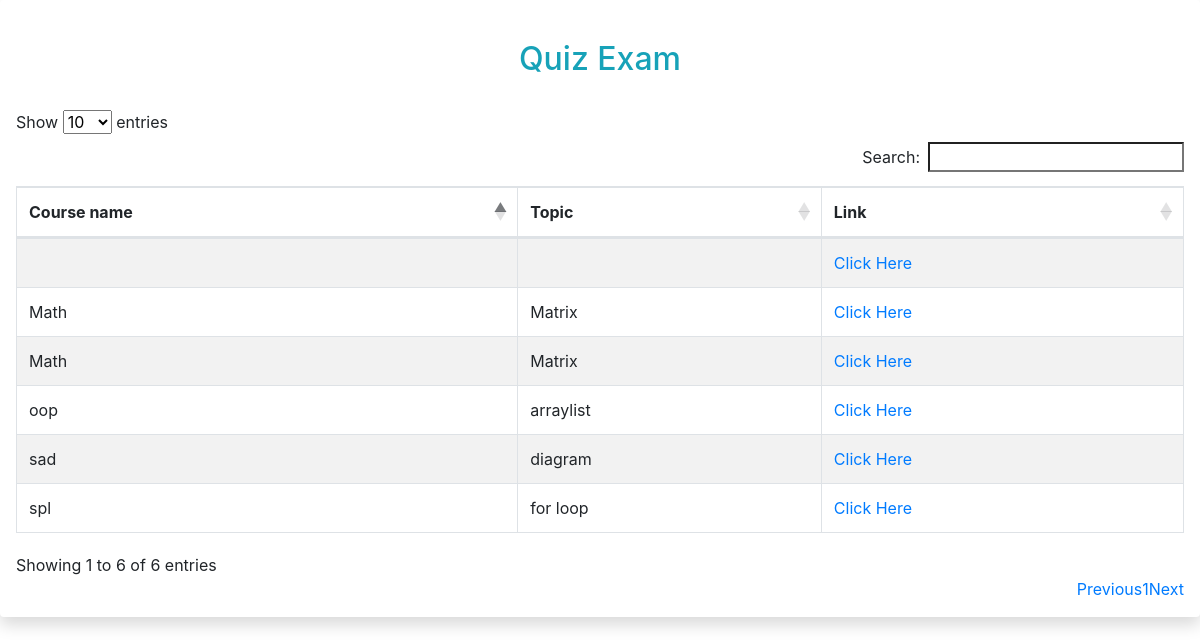
The page /attempt_quize.php on the database its author committed.
### tables this page shows
CREATE TABLE `quize` (
  `S_no` int(11) NOT NULL,
  `course` varchar(50) NOT NULL,
  `topic` varchar(50) NOT NULL,
  `link` varchar(255) NOT NULL
);

### attempt_quize.php (the view, shortened to what this page needs)
<?php
include '_dbconnect.php';
$sql = "SELECT *  FROM quize";
$result = mysqli_query($con, $sql);
$num1 = mysqli_num_rows($result);
$html = "";
if ($num1 > 0) {
    while ($row = $result->fetch_assoc()) {
        $html = $html  . "<tr>" .
            '<td><input hidden type="text" name="id" placeholder="Enter Doctor ID" value="' . $row["S_no"] . '">' . $row["course"] . " </td>" .
            "<td>" . $row["topic"] . "</td>" .
            "<td><a href='" . $row["link"] . "' target='_blank'>Click Here</a></td> " .
            '</form>' .
            "</tr>";
    }
}
?>
<!DOCTYPE html>
<html lang="en">
<head>
    <link rel="stylesheet" href="https://cdnjs.cloudflare.com/ajax/libs/twitter-bootstrap/4.5.2/css/bootstrap.css">
    <link rel="stylesheet" href="https://cdn.datatables.net/1.10.23/css/dataTables.bootstrap4.min.css">
</head>
<body>
    <div class="shadow p-3 mb-5 bg-white rounded">
        <h2 class="text-center p-4 text-capitalize text-info">Quiz Exam</h2>
        <table id="example" class="table table-striped table-bordered" style="width:100%">
            <thead>
                <tr>
                    <th>Course name</th>
                    <th>Topic</th>
                    <th>Link</th>
                </tr>
            </thead>
            <tbody>
                <?php
                echo  $html
                ?>
            </tbody>
        </table>
    </div>
</body>
</html>

### rows shown on the page
quize: course "spl", topic "for loop"
quize: course "oop", topic "arraylist"
quize: course "sad", topic "diagram"
quize: course "Math", topic "Matrix"
quize: course "Math", topic "Matrix"
